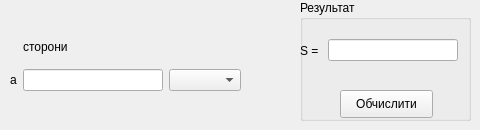
      <widget class="QWidget" name="page_7">
       <widget class="QWidget" name="formLayoutWidget_20">
        <property name="geometry">
         <rect>
          <x>10</x>
          <y>30</y>
          <width>231</width>
          <height>61</height>
         </rect>
        </property>
        <layout class="QGridLayout" name="gridLayout_20">
         <item row="1" column="2">
          <widget class="QComboBox" name="comboBox_40"/>
         </item>
         <item row="0" column="1">
          <widget class="QLabel" name="label_110">
           <property name="text">
            <string>сторони</string>
           </property>
          </widget>
         </item>
         <item row="1" column="0">
          <widget class="QLabel" name="label_111">
           <property name="text">
            <string>a</string>
           </property>
          </widget>
         </item>
         <item row="1" column="1">
          <widget class="QLineEdit" name="lineEdit_71"/>
         </item>
        </layout>
       </widget>
       <widget class="QGroupBox" name="groupBox_6">
        <property name="geometry">
         <rect>
          <x>300</x>
          <y>0</y>
          <width>171</width>
          <height>121</height>
         </rect>
        </property>
        <property name="title">
         <string>Результат</string>
        </property>
        <widget class="QWidget" name="horizontalLayoutWidget_8">
         <property name="geometry">
          <rect>
           <x>0</x>
           <y>20</y>
           <width>158</width>
           <height>61</height>
          </rect>
         </property>
         <layout class="QHBoxLayout" name="horizontalLayout_8">
          <item>
           <widget class="QLabel" name="label_45">
            <property name="text">
             <string>S = </string>
            </property>
           </widget>
          </item>
          <item>
           <widget class="QLineEdit" name="lineEdit_36"/>
          </item>
         </layout>
        </widget>
        <widget class="QPushButton" name="pushButton_8">
         <property name="geometry">
          <rect>
           <x>40</x>
           <y>90</y>
           <width>93</width>
           <height>28</height>
          </rect>
         </property>
         <property name="text">
          <string>Обчислити</string>
         </property>
        </widget>
       </widget>
      </widget>
